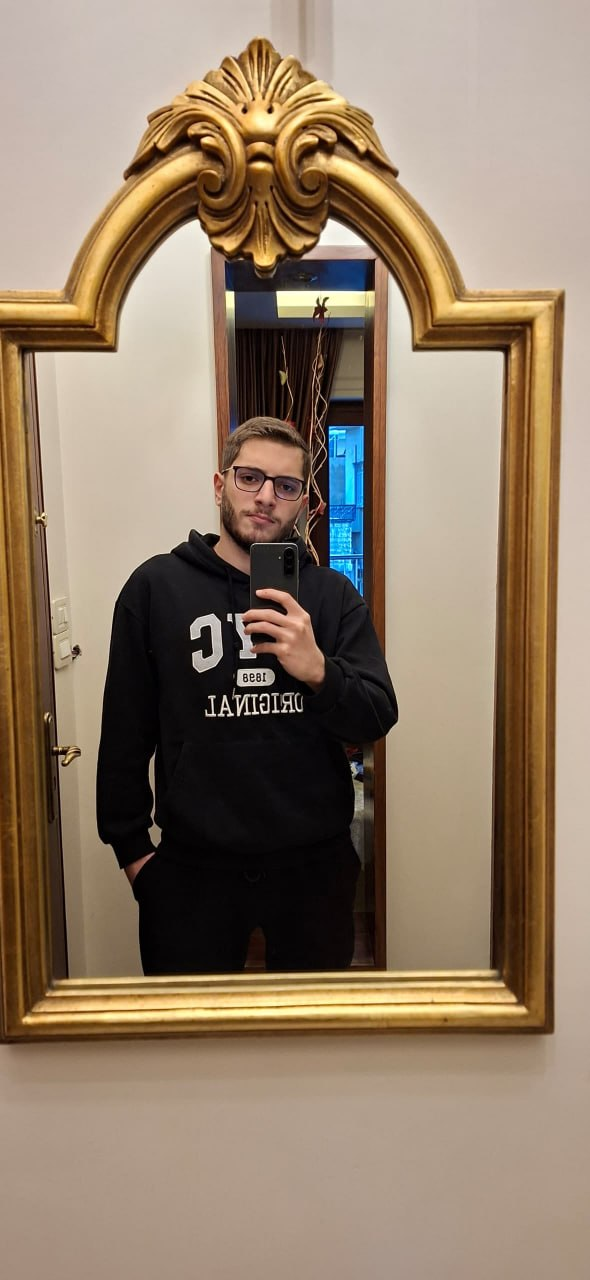
#> input picture assinment v3/CardArt/photos/photo_2026-11-22_22-31-35.jpg, 590 x 1280 px, given in place of photo_2026-11-22_22-31-41.jpg, which was not available
$ python cartoon.py   (Python 2 division)
#> lines starting #> are read from the running program, lines starting #| are printed output that depends on the picture
import cv2, numpy as np
from PIL import Image
import os
U=os.path.join(os.path.dirname(os.path.abspath(__file__)),'photos','photo_2026-11-22_22-31-')
# (file, crop box (x0,y0,x1,y1), head ellipse in 640-space: cx, cy, rx, ry)
# (file, head center x,y, half-width a, half-height b) in ORIGINAL photo pixels (hair-top to chin)
HEAD = {
 'p1': (U+'41.jpg', 100,  86, 30, 45),
 'p2': (U+'40.jpg', 446, 470, 46, 73),
 'p3': (U+'39.jpg', 428, 352, 49, 69),
 'p4': (U+'35.jpg', 264, 482, 49, 65),
 'p5': (os.path.join(os.path.dirname(os.path.abspath(__file__)),'photos','photo_2026-11-22_23-05-08.jpg'), 646, 298, 193, 290),
}
ZOOM=1.72     # crop side = ZOOM * head height
HEAD_CY=0.41 # head centre as fraction of crop height
def geom(k):
    f,hx,hy,a,b=HEAD[k]
    side=int(round(2*b*ZOOM))
    cx=hx; cy=hy+(0.5-HEAD_CY)*side
    x0=int(round(cx-side/2)); y0=int(round(cy-side/2))
    return f,(x0,y0,x0+side,y0+side),(0.5,HEAD_CY,a/side,b/side)
SRC={k:geom(k) for k in HEAD}
S=640
def load(k):
#> called with k = 'p1'
    f,box,_=SRC[k]
    im=cv2.imread(f)
#> im is the input picture: shape (1280, 590, 3); mean B, G, R 105.3, 125.9, 145.5
    P=600  # pad so a crop that runs past the photo edge just extends the background
    im=cv2.copyMakeBorder(im,P,P,P,P,cv2.BORDER_REPLICATE)
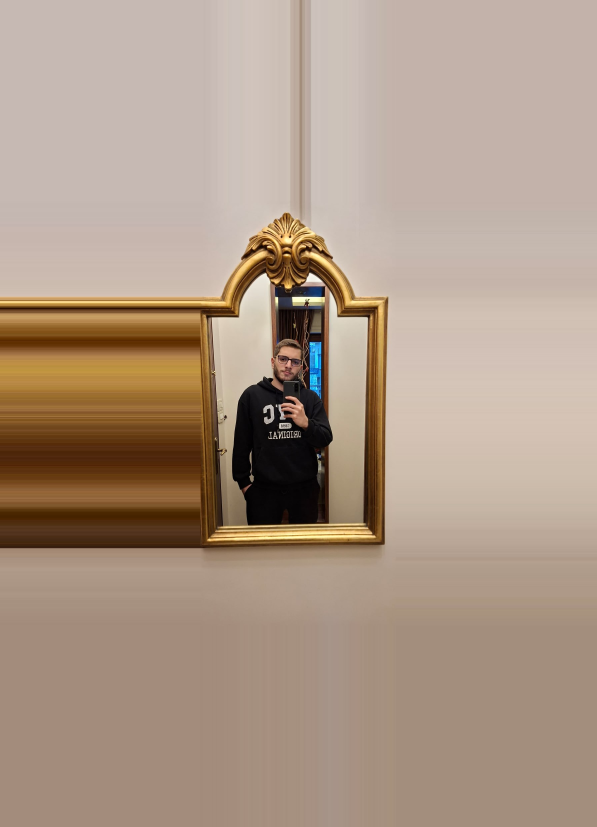
#> im: shape (2480, 1790, 3) (shown at 1/3 size); mean B, G, R 134.8, 152, 172.7
    x0,y0,x1,y1=[v+P for v in box]
    c=im[y0:y1,x0:x1]
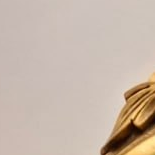
#> c: shape (155, 155, 3); mean B, G, R 170, 182.6, 198.8
    c=cv2.resize(c,(S,S),interpolation=cv2.INTER_CUBIC)
#> c: shape (640, 640, 3)
    return c

def segment(img,ell):
    cx,cy,rx,ry=ell
    mask=np.full((S,S),cv2.GC_BGD,np.uint8)
    # probable fg: bigger ellipse (head+shoulders); definite fg: smaller head ellipse
    yy,xx=np.mgrid[0:S,0:S]
    def e(cx,cy,rx,ry): return ((xx-cx*S)/(rx*S))**2+((yy-cy*S)/(ry*S))**2<=1
    mask[e(cx,cy,rx*1.9,ry*1.6)]=cv2.GC_PR_BGD
    mask[e(cx,cy+0.30,rx*2.0,0.34)]=cv2.GC_PR_FGD  # shoulders/torso
    mask[e(cx,cy,rx*1.25,ry*1.2)]=cv2.GC_PR_FGD
    mask[e(cx,cy,rx*0.8,ry*0.8)]=cv2.GC_FGD
    bg=np.zeros((1,65),np.float64); fg=np.zeros((1,65),np.float64)
#> (the run stopped early here; a loop or call above may not have finished)

$ run again, on assinment v3/CardArt/photos/photo_2026-11-22_22-31-40.jpg
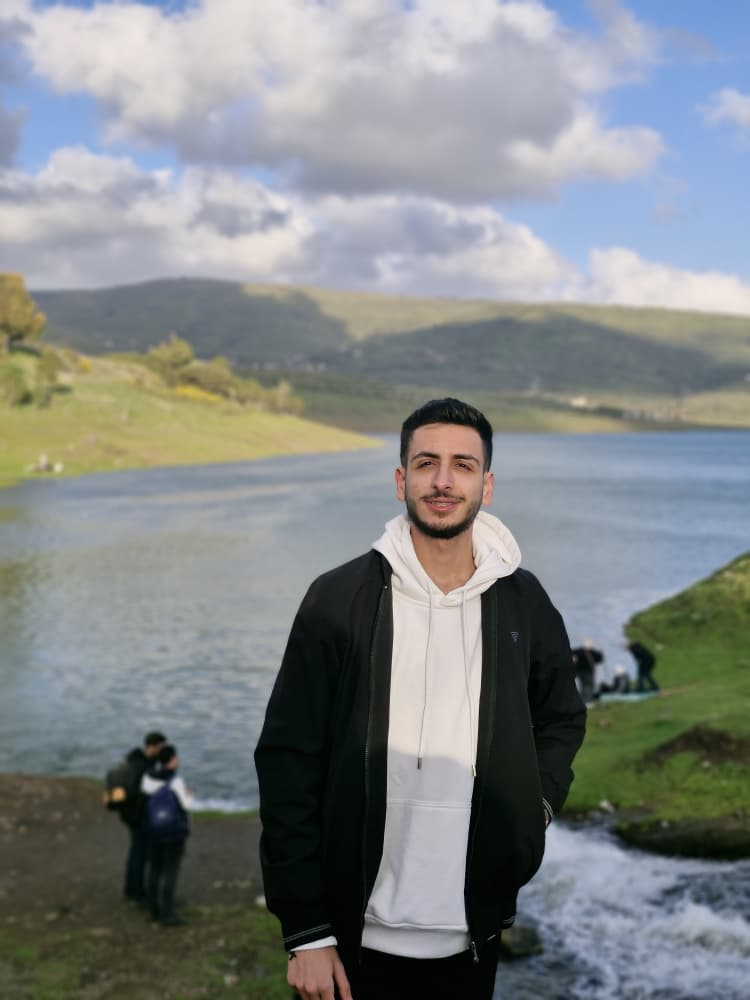
#> input picture assinment v3/CardArt/photos/photo_2026-11-22_22-31-40.jpg, 750 x 1000 px, given in place of photo_2026-11-22_22-31-41.jpg, which was not available
#> in load, im is the input picture: shape (1000, 750, 3); mean B, G, R 134.8, 134.4, 129.8
#> in load, `im=cv2.copyMakeBorder(im,P,P,P,P,cv2.BORDER_REPLICATE)`:
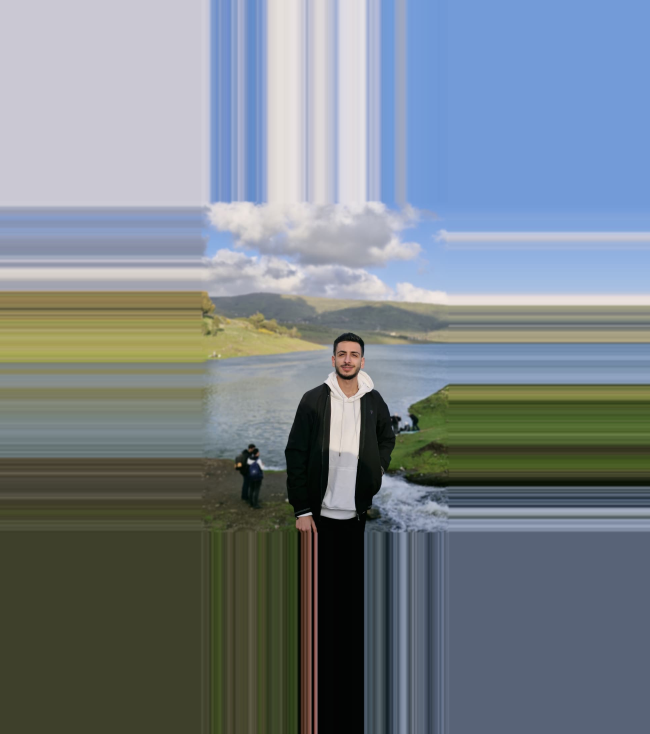
#> im: shape (2200, 1950, 3) (shown at 1/3 size); mean B, G, R 136.8, 129.6, 119.9
#> in load, `c=im[y0:y1,x0:x1]`:
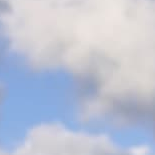
#> c: shape (155, 155, 3); mean B, G, R 213.1, 195.7, 188.9
